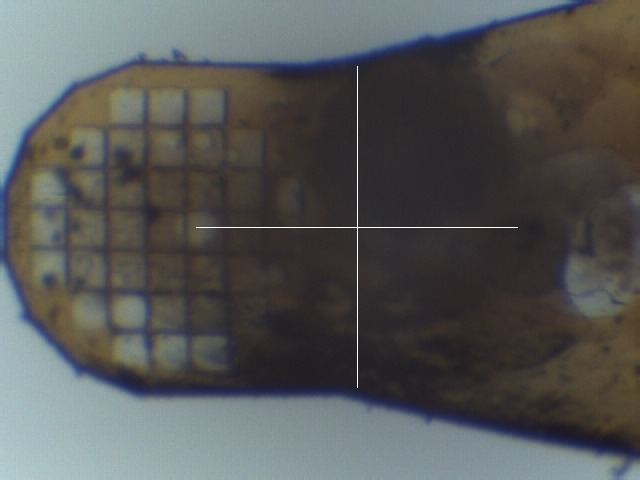
#> input picture 03.GUI/05.SACLA-KUMA-kai/wxPython/test.jpg, 640 x 480 px
$ python canny_crystal.py wxPython/test.jpg   (older library calls are emulated)
#> lines starting #> are read from the running program, lines starting #| are printed output that depends on the picture; after the words box and inside, x2 and y2 are one past the last pixel; in counts of white or black regions, pixels touching at a corner belong together
# -*- coding: utf-8 -*-
import cv2
import numpy as np
import sys

## 直線の座標を調べる  ##
def point_line(im_edge,hough):
    lines = cv2.HoughLinesP(im_edge,1,3.14/180,hough)

    h = lines[0][:][:].shape[0]
    x1 = np.empty(h,dtype=np.int)
    y1 = np.empty(h,dtype=np.int)
    x2 = np.empty(h,dtype=np.int)
    y2 = np.empty(h,dtype=np.int)

    for i in range(h):
        x1[i] = lines[0][i][0]
        y1[i] = lines[0][i][1]
        x2[i] = lines[0][i][2]
        y2[i] = lines[0][i][3]

    # 検出したすべての直線の終点座標を返す
    return x1,y1,x2,y2


## エッジ検出 ##
def find_edge(im,c1,c2,aperture_size):

    # 入力画像をグレースケール変換
    im_gray = cv2.cvtColor(im, cv2.COLOR_BGR2GRAY)
    # ガウンシアンフィルタで平滑化
    cv2.GaussianBlur(im_gray, (3,3), 0, im_gray)
    # 直線を膨張
    kernel = cv2.getStructuringElement(cv2.MORPH_RECT,(9,9))
    dilated = cv2.dilate(im_gray, kernel)
    # Cannyアルゴリズムでエッジ検出
    im_edge = cv2.Canny(dilated, c1,c2,aperture_size)

    return im_edge


## 直線とコーナーを描く  ##
def drow_line_corner(im,x1,y1,x2,y2,th):

    # 直線を描画
    for i in range(x1.size):
        # 検出した直線の長さが25pixcel以上なら，直線を描く
        if abs(x1[i]-x2[i])>th or abs(y1[i]-y2[i])>th:
            cv2.line(im,(x1[i],y1[i]),(x2[i],y2[i]),(0,0,255), 5, 10)

    # カードのコーナーを円で囲んで描画
    x1_max = np.amax(x1)
    x1_min = np.amin(x1)
    x2_max = np.amax(x2)
    x2_min = np.amin(x2)
    y1_max = np.amax(y1)
    y1_min = np.amin(y1)
    y2_max = np.amax(y2)
    y2_min = np.amin(y2)
    cv2.circle(im,(x1_min,y1_min),30,[255,0,0],5)
    cv2.circle(im,(x1_max,y1_min),30,[255,0,0],5)
    cv2.circle(im,(x2_min,y2_max),30,[255,0,0],5)
    cv2.circle(im,(x2_max,y2_max),30,[255,0,0],5)

    return im


#######################
def main():
    im = cv2.imread(sys.argv[1])
#> im is the input picture: shape (480, 640, 3); mean B, G, R 86.2, 86.9, 85.9
    im_edge=find_edge(im,c1=50,c2=100,aperture_size=3)
#> in find_edge, `im_gray = cv2.cvtColor(im, cv2.COLOR_BGR2GRAY)`:
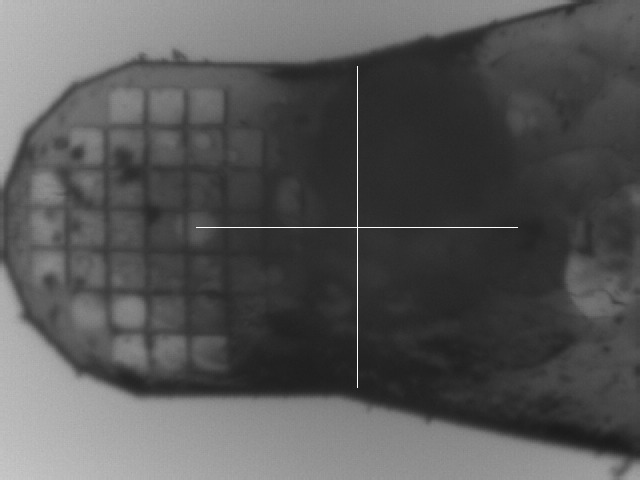
#> im_gray: shape (480, 640); min 26, max 255, mean 86.5
#> in find_edge, `dilated = cv2.dilate(im_gray, kernel)`:
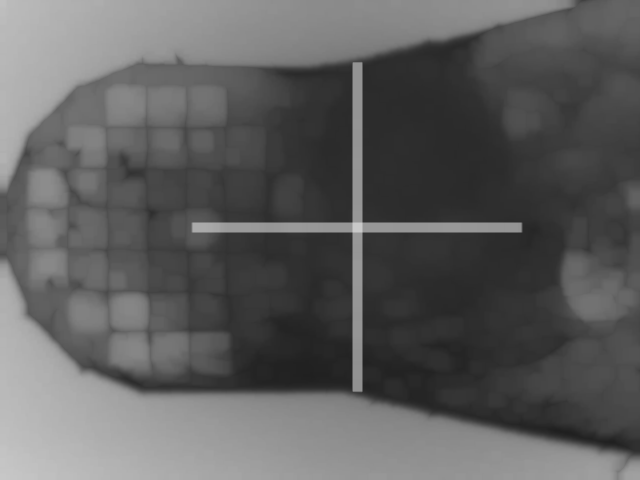
#> dilated: shape (480, 640); min 31, max 201, mean 94.4
#> in find_edge, `im_edge = cv2.Canny(dilated, c1,c2,aperture_size)`:
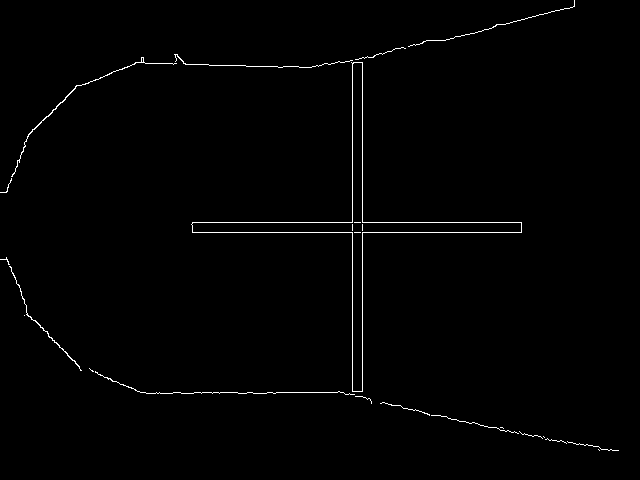
#> im_edge: shape (480, 640); 0.91% white in thin lines or dots
    x1,y1,x2,y2 = point_line(im_edge,hough=25)
#> in point_line, `lines = cv2.HoughLinesP(im_edge,1,3.14/180,hough)`: lines = 133 rows, first 6: [192, 232, 352, 232], [192, 222, 352, 222], [352, 391, 352, 233], [362, 391, 362, 232], [202, 392, 211, 392], [502, 24, 538, 15]
#> after the loop in point_line, `for i in range(h):`: x1 = [192]; x2 = [352]; y1 = [232]
#> x1 = [192]; y1 = [232]; x2 = [352]; y2 = [232]
    im = drow_line_corner(im,x1,y1,x2,y2,th=20)
#> after the loop in drow_line_corner, `for i in range(x1.size):`:
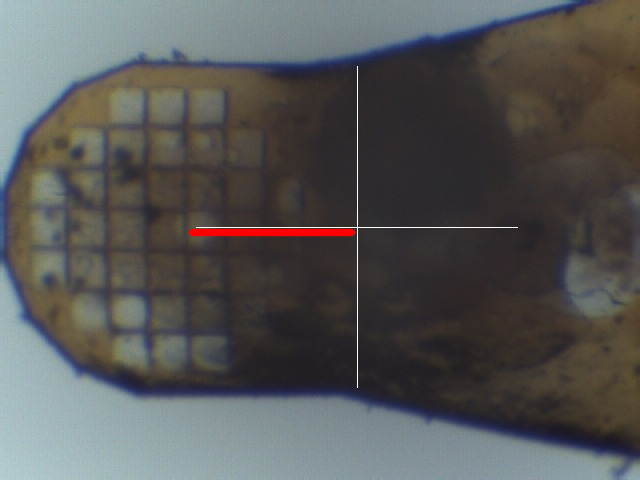
#> im: shape (480, 640, 3); 0.48% of pixels changed, all inside (x1, y1, x2, y2) = (189, 228, 356, 237)
#> in drow_line_corner, `x1_max = np.amax(x1)`: x1_max = 192
#> in drow_line_corner, `x2_max = np.amax(x2)`: x2_max = 352
#> in drow_line_corner, `y1_max = np.amax(y1)`: y1_max = 232
#> in drow_line_corner, `cv2.circle(im,(x2_min,y2_max),30,[255,0,0],5)`:
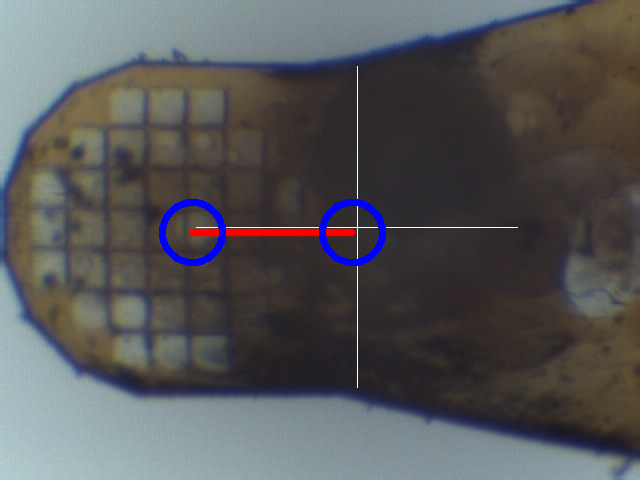
#> im: shape (480, 640, 3); mean B, G, R 87.7, 86.2, 86.1
    cv2.imshow("Card Edge",im)
    cv2.waitKey(0)
    cv2.imwrite("edge_corner.jpg",im)
    cv2.destroyAllWindows()

#######################
if __name__ == '__main__':
    main()
